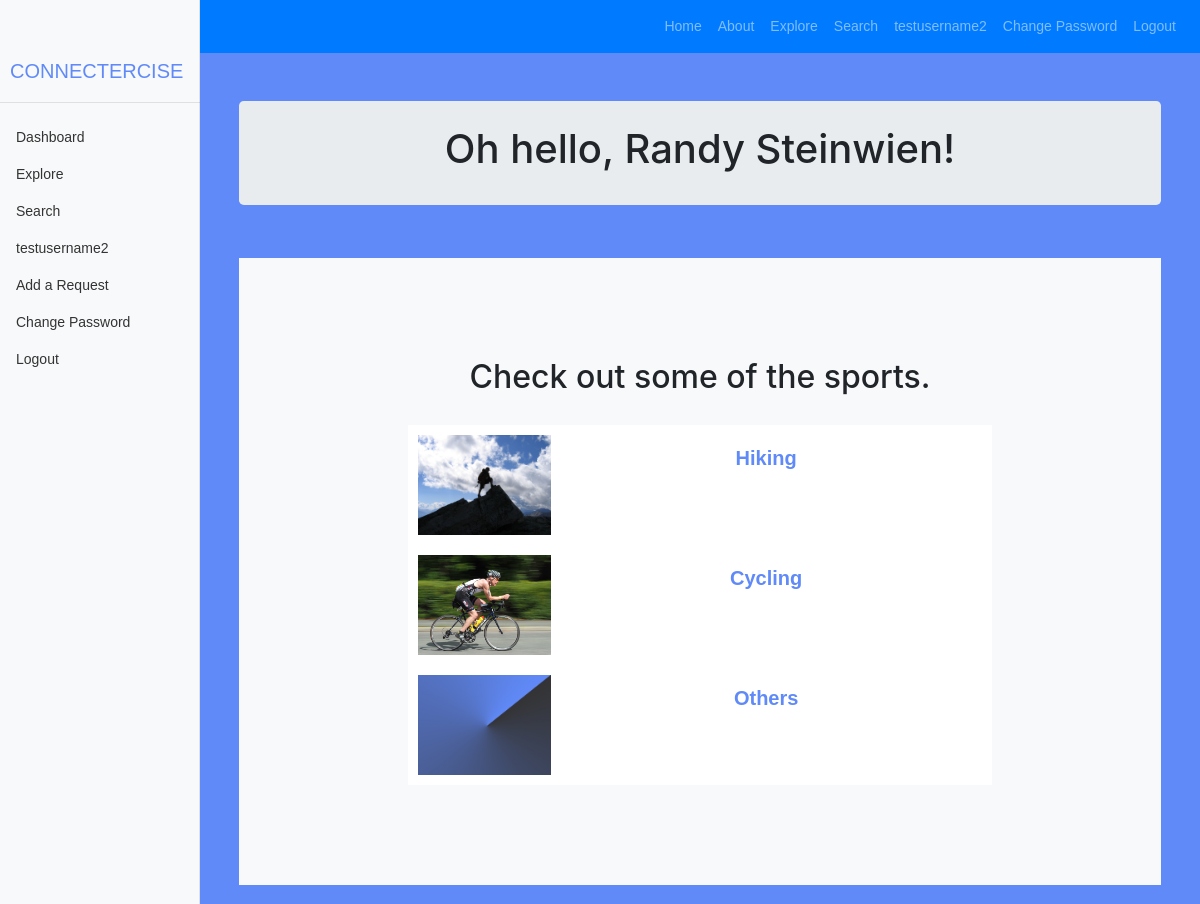
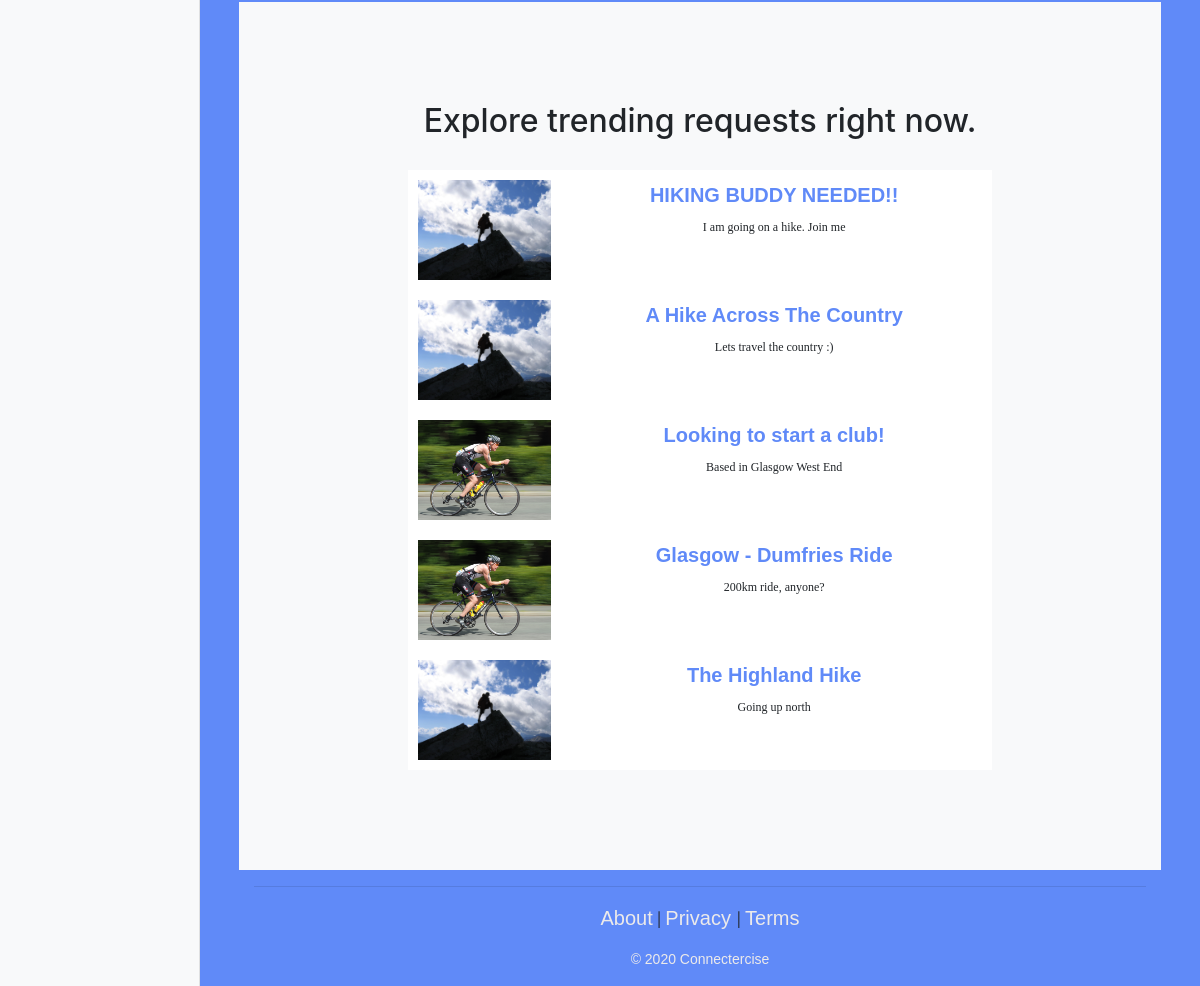
Screenshot of / (signed in) with the database file from the repository (2 pictures, top to bottom).
### connectercise/models.py (models this page shows, shortened)
class Sport(models.Model):
    name = models.CharField(max_length=128, unique=True)
    slug = models.SlugField(unique=True)
    picture = models.ImageField(upload_to='sports', default='sports/default.jpg')

class SportRequest(models.Model):
    sport = models.ForeignKey(Sport, on_delete=models.CASCADE)
    title = models.CharField(max_length=128)
    views = models.IntegerField(default=0)
    slug = models.SlugField(unique=True)
    request_id = models.CharField(max_length=128,primary_key=True)
    suggested_date = models.DateField(null=True, blank=True, help_text='MM/DD/YY (optional HH:MM)')
    location = models.CharField(max_length=512)
    creator = models.ForeignKey(User, on_delete=models.CASCADE)
    desc = models.CharField(max_length=1024)
    completed = models.BooleanField(default=False)
    picture = models.ImageField(upload_to='requests', blank=True)

### connectercise/views.py (the view)
# urls.py: path('', views.index, name='index'),
def index(request):
    if request.user.is_authenticated:
        if timezone.now() - request.user.date_joined < timedelta(seconds=5):
            return redirect(reverse('connectercise:user_settings', kwargs={'user_profile_slug': request.user}))
    sport_list = Sport.objects.all()[:5]
    request_list = SportRequest.objects.order_by('-views')[:5]
    context_dict = {}
    context_dict['boldmessage'] = 'lorem ipsum?'
    context_dict['sports'] = sport_list
    context_dict['requests'] = request_list
    return render(request, 'connectercise/index.html', context=context_dict)

### templates/connectercise/index.html (shortened to what this page needs)
{% extends 'connectercise/base.html' %}
{% load static %}
{% load static %}
{% block body_block %}
{% if user.is_authenticated %}
<div class="container text-center">
    <div class="jumbotron p-4">
        <div class="container">
              <h1>Oh hello,
                {% if user.first_name %}
                {{ user.first_name }} {{ user.last_name }}!
                {% else %}
                {{ user.username }}!
                {% endif %}
                </h1>
        </div>
    </div>
  <br>
<section id="sports" class="bg-light">
<div class="container">
  <div class="row">
    <div class="col-lg-8 mx-auto">
    <h2>Check out some of the sports.</h2><br>
      <ul class="nav flex-column">
        {% if sports %}
            {% for s in sports %}
                <ul class="list">
                    <li class="list">
                    <img class="list" src="{{ s.picture.url }}" />
                    <h3 class="list"><a class="nav-link active" href = "{% url 'connectercise:show_sport' s.slug %}">
                    {{ s.name }}</a></h3>
                    </li>
                </ul>
            {% endfor %}
        {% else %}
            <li class="nav-item">There are no sports present.</li>
        {% endif %}
    </ul>
    </div>
  </div>
</div>
</section>
<br>
<section id="requests" class="bg-light">
<div class="container">
  <div class="row">
    <div class="col-lg-8 mx-auto">
      {% if requests %}
      <h2>Explore trending requests right now.</h2><br>
        <ul class="nav flex-column">
            {% for r in requests %}
                <ul class="list">
                    <li class="list">
                    {% if r.picture %}
                    <img class="list" src="{{ r.picture.url }}" />
                    {% else %}
                    <img class="list" src="{{ r.sport.picture.url }}" />
                    {% endif %}
                    <h3 class="list"><a href="{% url 'connectercise:show_request' r.sport.slug r.slug %}">
                    {{ r.title }}</a></h3>
                    <p class="list">{{ r.desc }}</p>
                    </li>
                </ul>
            {% endfor %}
      {% else %}
            <li class="nav-item">There are no requests present.</li>
      {% endif %}
    </ul>
    </div>
  </div>
</div>
</section>
{% endif %}
{% endblock %}

### templates/connectercise/base.html (shortened to what this page needs)
<!DOCTYPE html>
{% load static %}
{% load connectercise_template_tags %}
<html lang="en">
    <head>
    <link href="{% static 'vendor/bootstrap/css/bootstrap.min.css' %}" rel="stylesheet">
    <link href="{% static 'css/dashboard.css' %}" rel="stylesheet">
    <link rel="stylesheet" href="https://cdnjs.cloudflare.com/ajax/libs/font-awesome/4.7.0/css/font-awesome.min.css">
    <link href="{% static 'css/scrolling-nav.css' %}" rel="stylesheet">
    </head>
    <body>
    <nav class="navbar navbar-expand-md navbar-dark bg-primary">
    <a style="color: rgb(236, 234, 234);" class="logo" href="{% url 'connectercise:index' %}">
        <span class="menu-collapsed">CONNECTERCISE</span>
    </a>
    <div class="collapse navbar-collapse" id="navbarNavDropdown">
        <ul class="navbar-nav ml-auto">
            <li class="nav-item">
                <a class="nav-link" href="{% url 'connectercise:index' %}">Home</a>
            </li>
            <li class="nav-item">
                <a class="nav-link" href="{% url 'connectercise:about' %}">About</a>
            </li>
            <li class="nav-item">
                <a class="nav-link" href="{% url 'connectercise:explore' %}">Explore</a>
            </li>
            <li class="nav-item">
                <a class="nav-link" href="{% url 'connectercise:search' %}">Search</a>
            </li>
            {% if user.is_authenticated %}
            <li class="nav-item">
                <a class="nav-link" href="{% url 'connectercise:show_user' user.username %}">{{ user.username }}</a>
            </li>
            <li class="nav-item">
                <a class="nav-link" href="{% url 'auth_password_change' %}">Change Password</a>
            </li>
             <li class="nav-item">
                <a class="nav-link" href="{% url 'auth_logout' %}?next={% url 'connectercise:index' %}">Logout</a>
            </li>
            {% else %}
             <li class="nav-item">
                <a class="nav-link" href="{% url 'auth_login' %}">Login</a>
            </li>
            {% endif %}
        </ul>
    </div>
</nav>
        {% if user.is_authenticated %}
        <div class="container-fluid">
            <div class="row">
                <nav class="col-md-2 d-none d-md-block bg-light sidebar">
                    <div class="wrapper">
                    <div class="sidebar-sticky">
                        <ul class="nav flex-column">
                        <a class="logo" href="{% url 'connectercise:index' %}">
                            <span style="margin-left:5%" class="menu-collapsed">CONNECTERCISE</span>
                        </a>
                        <hr>
                            <ul class="nav flex-column">
                                <li class="nav-item">
                                    <a class="nav-link" href="{% url 'connectercise:index' %}">
                                    Dashboard <span class="sr-only">(current)</span>
                                    </a>
                                </li>
                                <li class="nav-item">
                                    <a class="nav-link" href="{% url 'connectercise:explore' %}">
                                    Explore
                                    </a>
                                </li>
                                <li class="nav-item">
                                    <a class="nav-link" href="{% url 'connectercise:search' %}">
                                    Search
                                    </a>
                                </li>
                                {% if user.is_authenticated %}
                                <li class="nav-item">
                                    <a class="nav-link" href="{% url 'connectercise:show_user' user.username %}">
                                    {{ user.username }}
                                    </a>
                                </li>
                                <li class="nav-item">
                                    <a class="nav-link" href="{% url 'connectercise:add_request' %}">
                                    Add a Request
                                    </a>
                                </li>
                                <li class="nav-item">
                                    <a class="nav-link" href="{% url 'auth_password_change' %}">
                                    Change Password
                                    </a>
                                </li>
                                <li class="nav-item">
                                    <a class="nav-link" href="{% url 'auth_logout' %}?next={% url 'connectercise:index' %}">
                                    Logout
                                    </a>
                                </li>
                                {% endif %}
                            </ul>
                        </ul>
                    </div>
                    </div>
                </nav>
                <main role="main" class="col-md-9  ml-sm-auto col-lg-10 px-4">
            {% else %}
            <div class="container text-center">
            <main role="main" class="col-lg-8 mx-auto">
            {% endif %}
                    {% block body_block %}
                    {% endblock %}
            <div class="container text-center"
            <footer>
                <hr>
                    <a class="footer" href="{% url 'connectercise:about' %}">About</a> | <a class="footer" href="{% url 'connectercise:privacy_policy' %}">Privacy </a> | <a class="footer" href="{% url 'connectercise:terms_of_service' %}">Terms</a></p>
                    <p class="footer">&copy; 2020 Connectercise
            </div>
            </main>
            {% if user.is_authenticated %}
            </div>
            {% endif %}
        </div>
    </body>
</html>

### static/css/dashboard.css (style rules this page uses)
body { font-size: .875rem; background-color: #608AF8; }
.sidebar { position: fixed; top: 0; bottom: 0; left: 0; z-index: 100; padding: 48px 0 0; box-shadow: inset -1px 0 0 rgba(0, 0, 0, .1); }
a.logo { color: #608AF8; font-family: helvetica; font-size: 20px; text-decoration: none; }
a { color: #608AF8; font-family: helvetica; }
a.footer { color: rgb(236, 234, 234); font-family: helvetica; font-size: 20px; text-decoration: none; }
p.footer { color: rgb(236, 234, 234); font-family: helvetica; text-decoration: none; }
.sidebar-sticky { position: relative; top: 0; height: calc(100vh - 48px); padding-top: .5rem; overflow-x: hidden; overflow-y: auto; }
.sidebar .nav-link { font-weight: 500; color: #333; }
[role="main"] { padding-top: 133px; }
@media (min-width: 768px) { [role="main"] { padding-top: 48px; } }
ul.list { list-style-type: none; position: relative; background: rgb(255, 255, 255); width: 500px; }
h3.list { font: bold 20px/1.5 Helvetica, Verdana, sans-serif; }
li img.list { float: left; margin: 0 15px 0 0; background: rgb(255, 255, 255); max-height: 200px; }
li p.list { font: 200 12px/1.5 Georgia, Times New Roman, serif; }
li.list { padding: 10px; overflow: auto; }
* { box-sizing: border-box; }

### static/css/scrolling-nav.css (style rules this page uses)
section { padding: 100px 0; }
* { margin: 0; padding: 0; }
ul.list { list-style-type: none; width: 100%; }
h3.list { font: bold 20px/1.5 Helvetica, Verdana, sans-serif; }
li img.list { float: left; margin: 0 15px 0 0; max-height: 100px; }
li p.list { font: 200 12px/1.5 Georgia, Times New Roman, serif; }
li.list { padding: 10px; overflow: auto; }

### rows the page displays
Sport: picture (picture), name "Hiking"
Sport: picture (picture), name "Cycling"
Sport: picture (placeholder picture), name "Others"
SportRequest: sport.picture (picture), title "HIKING BUDDY NEEDED!!", desc "I am going on a hike. Join me"
SportRequest: sport.picture (picture), title "A Hike Across The Country", desc "Lets travel the country :)"
SportRequest: sport.picture (picture), title "Looking to start a club!", desc "Based in Glasgow West End"
SportRequest: sport.picture (picture), title "Glasgow - Dumfries Ride", desc "200km ride, anyone?"
SportRequest: sport.picture (picture), title "The Highland Hike", desc "Going up north"

### other values shown
{{ user.username }} "testusername2"
{{ user.first_name }} "Randy"
{{ user.last_name }} "Steinwien"
